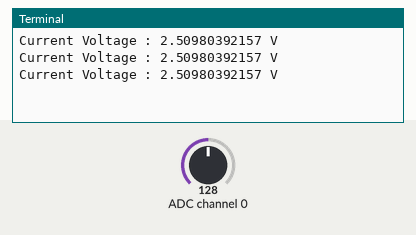
Recording of a program running on a simulated Raspberry Pi (header pin numbers). On the bench: the last lines printed to the terminal. The inputs (shaded band) are chosen by the test bench; at power-on: ADC channel 0 = 128 (analog values on the 0–255 scale). Library files of the repository ran but are not shown: ADC0832.py.

Above: at 1.2 s.
1.3 s: ADC channel 0 set to 178
At 1.86 s:
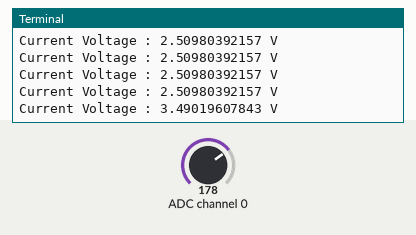
2.8 s: ADC channel 0 set to 224
At 3.07 s:
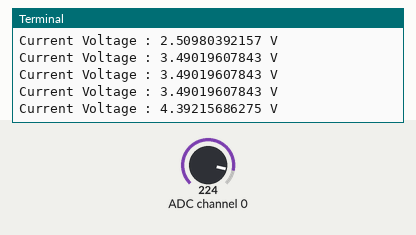
Timing chart, 0 to 5.8 s (numbered marks = the images above; inputs shaded):
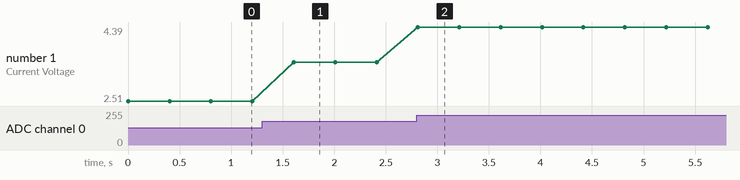

The program:

12_voltmeter.py
```python
#!/usr/bin/env python
import ADC0832 as ADC
import RPi.GPIO as GPIO
import time

def setup():
	ADC.setup()

def loop():
	while True:
		analogVal = ADC.getResult(0)
		print 'Current Voltage :', analogVal*(5.0/255), 'V'
		time.sleep(0.4)

if __name__ == '__main__':
	try:
		setup()
		loop()
	except KeyboardInterrupt:
		pass
```

Measured:
- after the input at 1.3 s, the terminal: prints a new line after 0.31 s (image 1)
- after the input at 2.8 s, the terminal: prints a new line at once (image 2)
- plotted number 1: 2.51 → 3.49 after the input at 1.3 s, 3.49 → 4.39 after the input at 2.8 s
